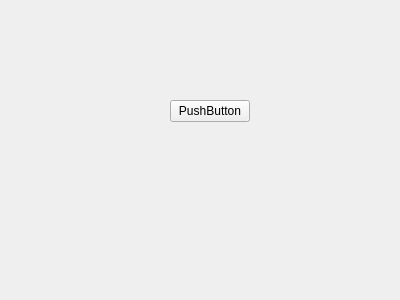
<?xml version="1.0" encoding="UTF-8"?>
<ui version="4.0">
 <class>Widget</class>
 <widget class="QWidget" name="Widget">
  <property name="geometry">
   <rect>
    <x>0</x>
    <y>0</y>
    <width>400</width>
    <height>300</height>
   </rect>
  </property>
  <property name="windowTitle">
   <string>Widget</string>
  </property>
  <widget class="QPushButton" name="pushButton">
   <property name="geometry">
    <rect>
     <x>170</x>
     <y>100</y>
     <width>80</width>
     <height>22</height>
    </rect>
   </property>
   <property name="text">
    <string>PushButton</string>
   </property>
  </widget>
 </widget>
 <layoutdefault spacing="6" margin="11"/>
 <resources/>
 <connections/>
</ui>
